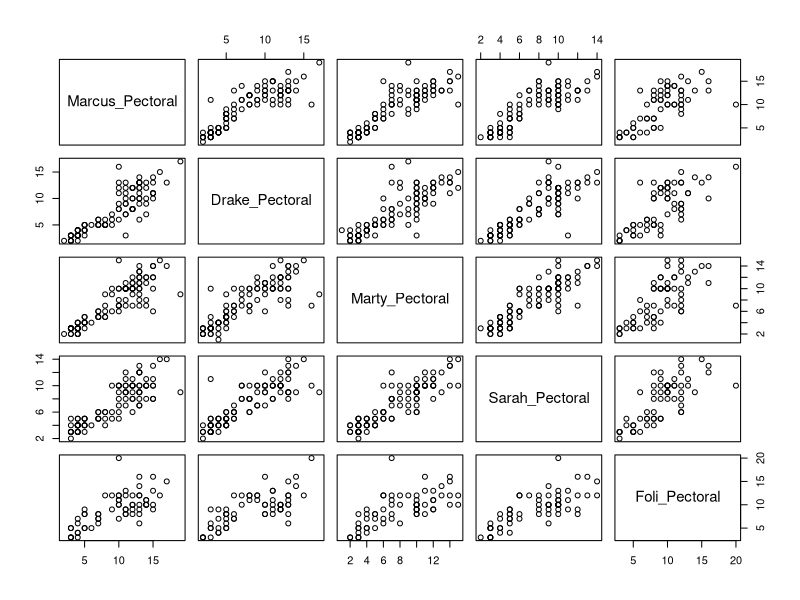
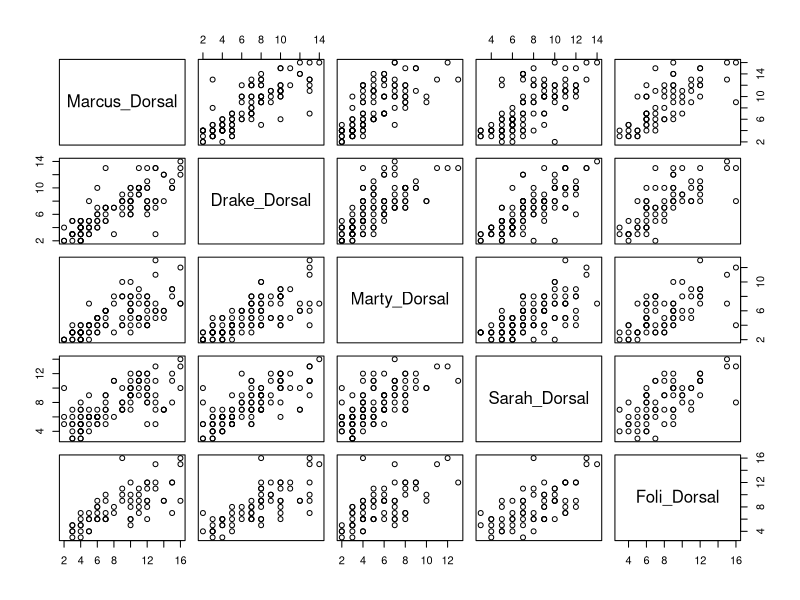
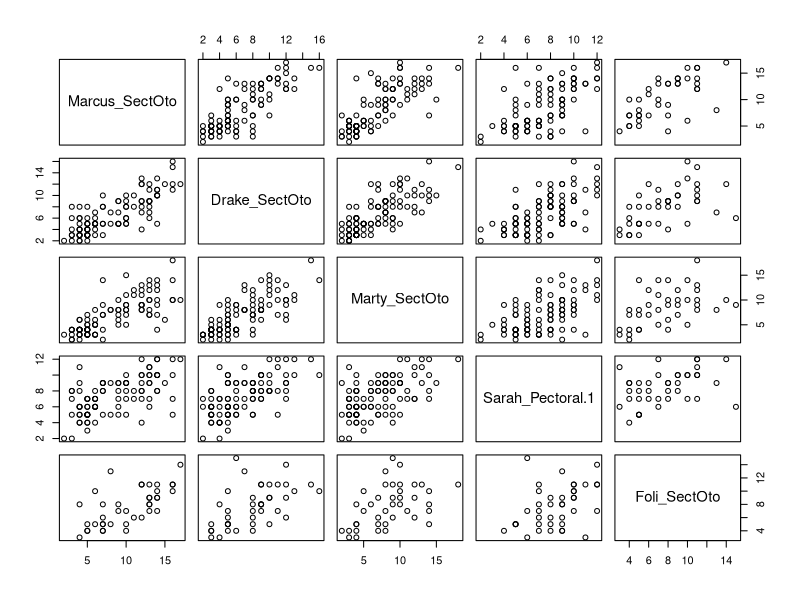

Here is the R script that generated these plots, in order: (Note: this script raises an error after producing the figures.)

## Age comparison plots for North Twin Lake
#
# Buffalo and Carp
#
#
age<-read.csv("Marcus/BuffaloAges_Compiled2.csv",header=T)
summary(age)
head(age)
str(age)
##############################################################

pairs(age[,-c(1:12,18:22)])
pairs(age[,-c(1:7,13:22)])
pairs(age[,-c(1:17)])

# Dorsal Spines
# Pectoral v Dorsal
p1<-ggplot(age, aes(carp,x=Marcus_Pectoral, y=Marcus_Dorsal))+
  geom_point(size=5, alpha = 0.2)+
  geom_abline(slope = 1, intercept = 0)+
  labs(y = "Reader 1",
       x = "",
       title ="Dorsal Spines")+
  theme_classic()+
  xlim(0,20)+
  ylim(0,20)+
  theme(plot.title = element_text(hjust = 0.5))

p1

model<-lm(Marcus_Dorsal~-1 + Marcus_Pectoral, data = age)
summary(model)
confint(model)





# Pectoral v sectioned otolith
p2<-ggplot(age, aes(x=Marcus_Pectoral, y=Marcus_SectOto))+
  geom_point(size=5, alpha = 0.2)+
  geom_abline(slope = 1, intercept = 0)+
  labs(y = "",
       x="",
       title = "Sectioned Otoliths")+
  theme_classic()+
  xlim(0,20)+
  ylim(0,20)+
  theme(plot.title = element_text(hjust = 0.5))

p2

model<-lm(Marcus_SectOto~Marcus_Pectoral, data = age)
summary(model)
confint(model)

# Pectoral v cracked otlith
p3<-ggplot(age, aes(x=Marcus_Pectoral, y=Marcus_CrackOto))+
  geom_point(size=5, alpha = 0.2)+
  geom_abline(slope = 1, intercept = 0)+
  labs(y = "",
       x = "",
       title = "Cracked and Sanded Otoliths")+
  theme_classic()+
  xlim(0,20)+
  ylim(0,20)+
  theme(plot.title = element_text(hjust = 0.5))

p3

model<-lm(Marcus_CrackOto~Marcus_Pectoral, data = age)
summary(model)
confint(model)


##############################################################


# Drake


# dorsal
p4<-ggplot(age, aes(carp,x=Drake_Pectoral, y=Drake_Dorsal))+
  geom_point(size=5, alpha = 0.2)+
  geom_abline(slope = 1, intercept = 0)+
  labs(y = "Reader 2",
       x = "")+
  theme_classic()+
  xlim(0,20)+
  ylim(0,20)
p4

model<-lm(Drake_Dorsal~Drake_Pectoral, data = age)
summary(model)
confint(model)



# sectioned otlith
p5<-ggplot(age, aes(x=Drake_Pectoral, y=Drake_SectOto))+
  geom_point(size=5, alpha = 0.2)+
  geom_abline(slope = 1, intercept = 0)+
  labs(y = "",
       x = "")+
  theme_classic()+
  xlim(0,20)+
  ylim(0,20)
p5

model<-lm(Drake_SectOto~Drake_Pectoral, data = age)
summary(model)
confint(model)

# cracked otolith
p6<-ggplot(age, aes(x=Drake_Pectoral, y=Drake_Crackoto))+
  geom_point(size=5, alpha = 0.2)+
  geom_abline(slope = 1, intercept = 0)+
  labs(y = "",
       x = "")+
  theme_classic()+
  xlim(0,20)+
  ylim(0,20)
p6

model<-lm(Drake_Crackoto~Drake_Pectoral, data = age)
summary(model)
confint(model)

##############################################################

# Marty

# Dorsal
p7<-ggplot(age, aes(carp,x=Marty_Pectoral, y=Marty_Dorsal))+
  geom_point(size=5, alpha = 0.2)+
  geom_abline(slope = 1, intercept = 0)+
  labs(x = "Pectoral Age",
       y = "Reader 3")+
  theme_classic()+
  xlim(0,20)+
  ylim(0,20)
p7

model<-lm(Marty_Dorsal~Marty_Pectoral, data = age)
summary(model)
confint(model)

# sectioned otoliths
p8<-ggplot(age, aes(x=Marty_Pectoral, y=Marty_SectOto))+
  geom_point(size=5, alpha = 0.2)+
  geom_abline(slope = 1, intercept = 0)+
  geom_smooth(method = "lm")+
  labs(x = "Pectoral Age",
       y = "")+
  theme_classic()+
  xlim(0,20)+
  ylim(0,20)
p8

model<-lm(Marty_SectOto~Marty_Pectoral, data = age)
summary(model)
confint(model)

# cracked otlith
p9<-ggplot(age, aes(x=Marty_Pectoral, y=Marty_Crackoto))+
  geom_point(size=5, alpha = 0.2)+
  geom_abline(slope = 1, intercept = 0)+
  geom_smooth(method="lm")+
  labs(x = "Pectoral Age",
       y = "")+
  theme_classic()+
  xlim(0,20)+
  ylim(0,20)
p9

model<-lm(Marty_Crackoto~Marty_Pectoral, data = age)
summary(model)
confint(model)

##############################################################

grid.arrange(p1,p2,p3,
             p4,p5,p6,
             p7,p8,p9,
             ncol=3)

